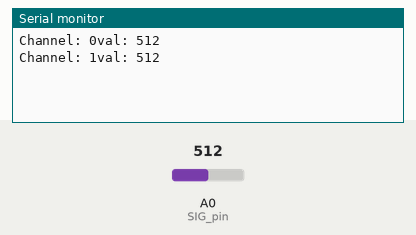
A sketch run on a simulated Arduino Uno, built with avr-gcc and run on an emulated ATmega328P. On the bench: the last lines printed to the serial monitor. The inputs (shaded band) are chosen by the test bench; at power-on: A0 (SIG_pin) = 512.

Above: at 1.8 s.
1.9 s: A0 (SIG_pin) set to 716
At 2.8 s:
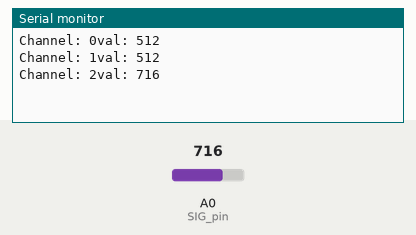
3.4 s: A0 (SIG_pin) set to 900
At 4.8 s:
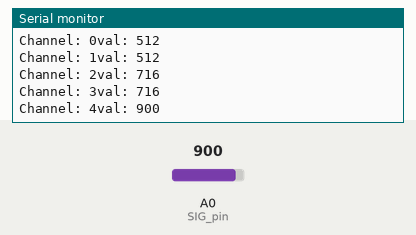
Timing chart, 0 to 6.4 s (numbered marks = the images above; inputs shaded):
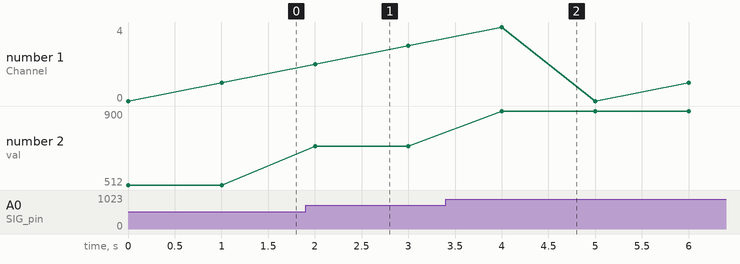

Measured:
- after the input at 1.9 s, the serial monitor: prints a new line after 0.10 s (image 1)
- after the input at 3.4 s, the serial monitor: prints a new line after 0.60 s (image 2)
- plotted number 2: 512 → 716 after the input at 1.9 s, 716 → 900 after the input at 3.4 s

The sketch:

16_pin_with_buttons.ino
```cpp
const int c0 = 0;
const int c1 = 1;
const int c2 = 2;
const int c3 = 3;
const int c4 = 4;
const int c5 = 5;
const int c6 = 6;
const int c7 = 7;
const int c8 = 8;
const int c9 = 9;
const int c10 = 10;
const int c11 = 11;
const int c12 = 12;
const int c13 = 13;
const int c14 = 14;
const int c15 = 15;
const int c16 = 16;

//numbers of pins to be used
const int num_pins = 5;
int values[num_pins];

//Mux control pins
int s0 = 8;
int s1 = 9;
int s2 = 10;
int s3 = 11;

//Mux in “SIG” pin
int SIG_pin = 0;

void setup(){
  pinMode(s0, OUTPUT);
  pinMode(s1, OUTPUT);
  pinMode(s2, OUTPUT);
  pinMode(s3, OUTPUT);

  digitalWrite(s0, LOW);
  digitalWrite(s1, LOW);
  digitalWrite(s2, LOW);
  digitalWrite(s3, LOW);

  Serial.begin(9600);
}

void loop() {

  for(int i = 0; i < num_pins; i ++){
    Serial.print("Channel: ");
    Serial.print(i);
    Serial.print("val: ");
    values[i] = readMux(i);
    Serial.println(values[i]);
    delay(1000);
  }
}


void loop2() {
  for(int i = 0; i < 16; i ++){
    Serial.print("Value at channel ");
    Serial.print(i);
    Serial.print("is : ");
    Serial.println(readMux(i));
    delay(1000);
  }
}
int readMux(int channel){
  int controlPin[] = {s0, s1, s2, s3};
  int muxChannel[16][4]=
  {
    {0,0,0,0}, //channel 0
    {1,0,0,0}, //channel 1
    {0,1,0,0}, //channel 2
    {1,1,0,0}, //channel 3
    {0,0,1,0}, //channel 4
    {1,0,1,0}, //channel 5
    {0,1,1,0}, //channel 6
    {1,1,1,0}, //channel 7
    {0,0,0,1}, //channel 8
    {1,0,0,1}, //channel 9
    {0,1,0,1}, //channel 10
    {1,1,0,1}, //channel 11
    {0,0,1,1}, //channel 12
    {1,0,1,1}, //channel 13
    {0,1,1,1}, //channel 14
    {1,1,1,1}  //channel 15
  }; //loop through the 4 sig
  for(int i = 0; i < 4; i ++){
    digitalWrite(controlPin[i], muxChannel[channel][i]);
  } //read the value at the SIG pin
  int val = analogRead(SIG_pin); //return the value
  return val;
}
```
